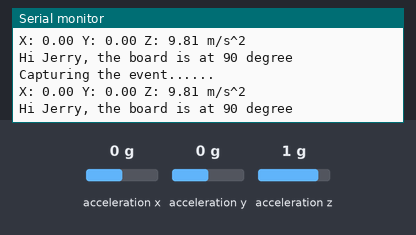
Bench run of a sketch on a simulated ESP32. Parts: the last lines printed to the serial monitor. Inputs (shaded band) come from the test bench; at power-on: acceleration x 0 g, acceleration y 0 g, acceleration z 1 g.

Above: at 6.2 s.
6.3 s: acceleration x set to -1.4 g
At 6.78 s:
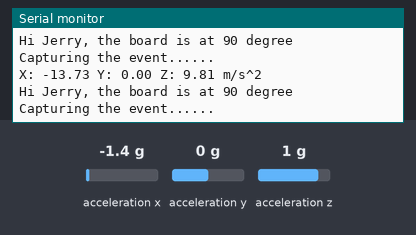
7.8 s: acceleration y set to -1.4 g
At 7.81 s:
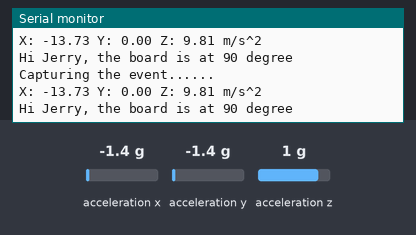
9.3 s: acceleration z set to -1.4 g
At 13.29 s:
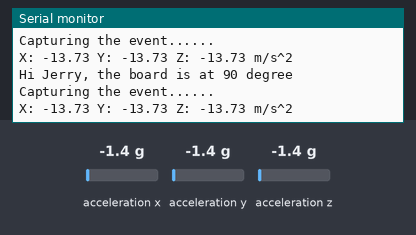

The sketch:

server.ino
```cpp
#include <Wire.h>
#include <WiFi.h>
#include <Adafruit_Sensor.h>
#include <Adafruit_ADXL345_U.h>
#include <math.h>

const char *ssid_AP = ""; //Enter the router name
const char *password_AP = ""; //Enter the router password
IPAddress local_IP(192,168,1,100);//Set the IP address of ESP32 itself
IPAddress gateway(192,168,1,10); //Set the gateway of ESP32 itself
IPAddress subnet(255,255,255,0); //Set the subnet mask for ESP32 itself

Adafruit_ADXL345_Unified accel = Adafruit_ADXL345_Unified(12345);

WiFiServer server(80);

void displaySensorDetails(void)
{
  sensor_t sensor;
  accel.getSensor(&sensor);
  Serial.println("------------------------------------");
  Serial.print ("Sensor: "); Serial.println(sensor.name);
  Serial.print ("Driver Ver: "); Serial.println(sensor.version);
  Serial.print ("Unique ID: "); Serial.println(sensor.sensor_id);
  Serial.print ("Max Value: "); Serial.print(sensor.max_value); Serial.println(" m/s^2");
  Serial.print ("Min Value: "); Serial.print(sensor.min_value); Serial.println(" m/s^2");
  Serial.print ("Resolution: "); Serial.print(sensor.resolution); Serial.println(" m/s^2");
  Serial.println("------------------------------------");
  Serial.println("");
}

double to_degrees(double radians) {
    return radians * (180.0 / M_PI);
}

void setup(){
  Serial.begin(115200);

  delay(2000);

  // setup wifi
  Serial.println("Setting soft-AP configuration ... ");
  WiFi.disconnect();
  WiFi.mode(WIFI_AP);
  Serial.println(WiFi.softAPConfig(local_IP, gateway, subnet) ? "Ready" : "Failed!");
  Serial.println("Setting soft-AP ... ");
  boolean result = WiFi.softAP(ssid_AP, password_AP);
  if(result){
    Serial.println("Ready");
    Serial.println(String("Soft-AP IP address = ") + WiFi.softAPIP().toString());
    Serial.println(String("MAC address = ") + WiFi.softAPmacAddress().c_str());
  }else{
    Serial.println("Failed!");
  }
  Serial.println("Wifi setup End");
  Serial.println("");

  delay(2000);

  // setup sensor
  Serial.println("Accelerometer Test"); Serial.println("");

  /* Initialise the sensor */
  if(!accel.begin())
  {
    /* There was a problem detecting the ADXL345 ... check your connections */
    Serial.println("Ooops, no ADXL345 detected ... Check your wiring!");
    while(1);
  }
  //
  /* Set the range to whatever is appropriate for your project */
  accel.setRange(ADXL345_RANGE_16_G);

  /* Display some basic information on this sensor */
  displaySensorDetails();

  Serial.println("Finished ADXL345 testing");
  Serial.println("");

  delay(1000);

  // setup server
  Serial.println("Start server");
  server.begin();
  Serial.println("Server started");

  // finished all the setup
  Serial.println("Finished setup");
  Serial.println("");
  Serial.println("Starting the loop......");
  Serial.println("");
}
void loop() {

  Serial.println("Capturing the event......");
  /* Get a new sensor event */
  sensors_event_t event;
  accel.getEvent(&event);

  /* Display the results (acceleration is measured in m/s^2) */
  Serial.print("X: "); Serial.print(event.acceleration.x); Serial.print(" ");
  Serial.print("Y: "); Serial.print(event.acceleration.y); Serial.print(" ");
  Serial.print("Z: "); Serial.print(event.acceleration.z); Serial.print(" ");Serial.println("m/s^2 ");

  double y = event.acceleration.y;

  if(y > 10.16){
    y = 10.16;
  }

  if(y < 0){
    y = 0;
  }

  int angle = (int)(to_degrees(acos(y/10.16)));

  Serial.print("Hi Jerry, the board is at "); Serial.print(angle); Serial.println(" degree");

  WiFiClient client = server.available();   // listen for incoming clients

  if (client) {                             // if you get a client,
    Serial.println("New Client.");           // print a message out the serial port
    String currentLine = "";                // make a String to hold incoming data from the client
    while (client.connected()) {            // loop while the client's connected
      if (client.available()) {             // if there's bytes to read from the client,
        char c = client.read();             // read a byte, then
        Serial.write(c);                    // print it out the serial monitor
        if (c == '\n') {                    // if the byte is a newline character

          if (currentLine.length() == 0) {
            // HTTP headers always start with a response code (e.g. HTTP/1.1 200 OK)
            client.println("HTTP/1.1 200 OK");
            client.println("Content-type:text/html");
            client.println();

            client.print(angle);

            client.println();
            // break out of the while loop:
            break;
          } else {    // if you got a newline, then clear currentLine:
            currentLine = "";
          }
        } else if (c != '\r') {  // if you got anything else but a carriage return character,
          currentLine += c;      // add it to the end of the currentLine
        }
      }
    }
    // close the connection:
    client.stop();
    Serial.println("Client Disconnected.");
  }

  delay(100);
}
```

Measured:
- after the input at 6.3 s, the serial monitor: prints a new line after 0.07 s (image 1)
- after the input at 9.3 s, the serial monitor: prints a new line after 0.06 s (image 3)
